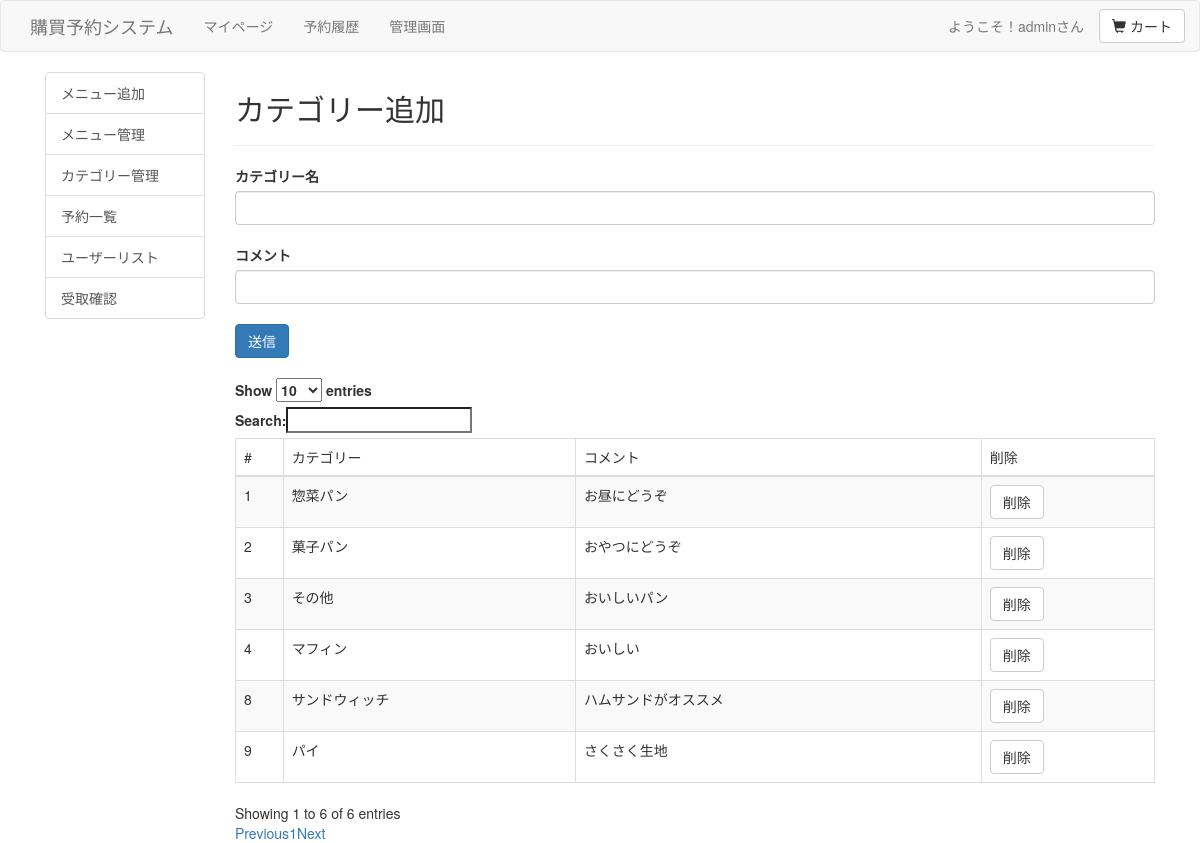
Before: /console/category_manage.php (signed in) with the older database file.
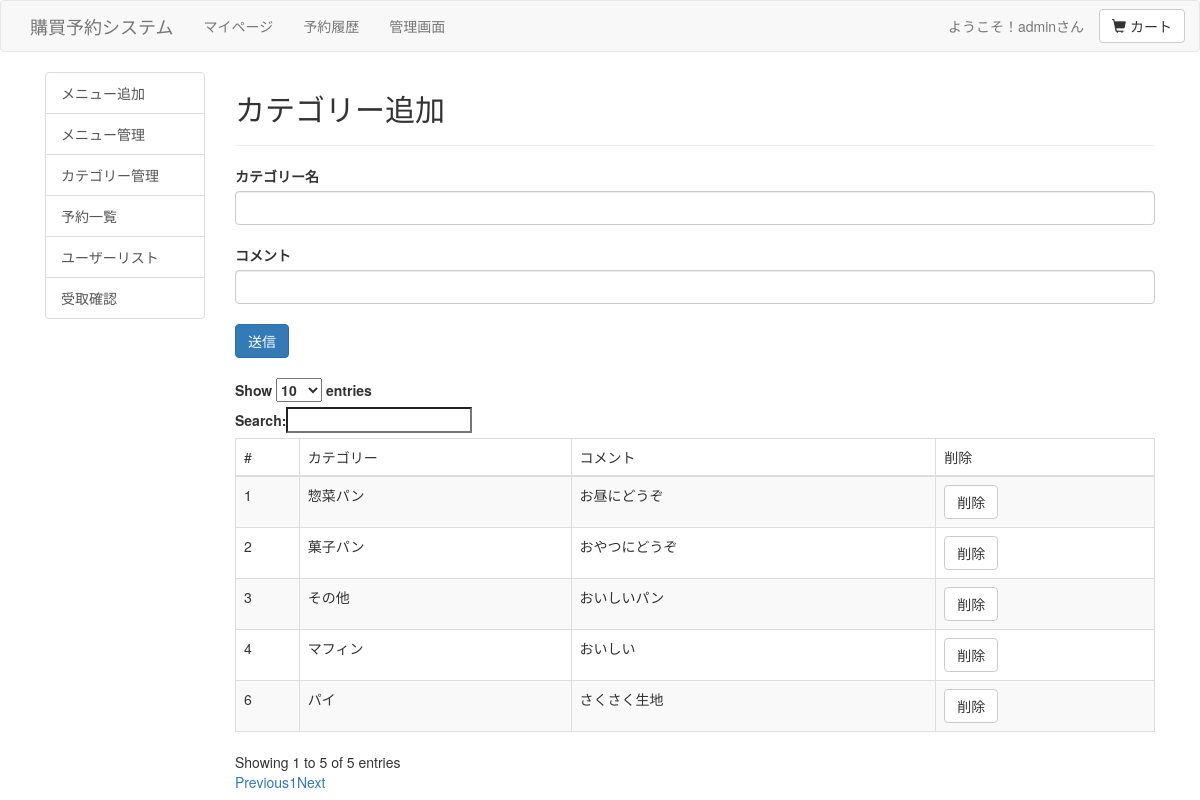
After: the same page with the newer database file.
### tables this page shows
CREATE TABLE IF NOT EXISTS `category` (
  `id` int(255) NOT NULL AUTO_INCREMENT,
  `name` varchar(255) NOT NULL,
  `comment` varchar(255) NOT NULL,
  PRIMARY KEY (`id`),
  UNIQUE KEY `id` (`id`),
  KEY `id_2` (`id`)
);

### console/category_manage.php (the view, shortened to what this page needs)
<?php
require("../head.php");
require("../connect_db.php");
output("カテゴリー管理ページ");
?>
<form action="category_manager.php" method="post">
<div class="container">
  <?php ConsoleMenu(); ?>
  <div class="col-sm-10">
  <h2>カテゴリー追加</h2>
  <hr>
<div class="form-froup">
  <label>カテゴリー名<br></label>
  <input type="text" name="name" maxlength="100" class="form-control"><br>
</div>
<div class="form-froup">
  <label>コメント<br></label>
  <input type="text" name="comment" maxlength="100" class="form-control"><br>
</div>
  <input class="btn btn-primary" type="submit" name="submit" value="送信">
<br><br>
<table id="category" class="table table-striped table-bordered cellspacing="0"">
<thead><tr><td>#</td><td>カテゴリー</td><td>コメント</td><td>削除</td></tr></thead>
<?php
$query = "SELECT * FROM category";
$result = mysqli_query($link, $query);
while ($row = mysqli_fetch_assoc($result)){
  echo "<tr>";
  echo "<td>".$row["id"]."</td>";
  echo "<td>".$row["name"]."</td>";
  echo "<td>".$row["comment"]."</td>";
  echo "<td><button class=\"btn btn-default\" type='submit' name='del' value='",$row["id"],"'>削除</button></td>";
  echo "</tr>";
};
?>
</div>
</div>

### head.php (shortened to what this page needs)
<?php
function output($title){
    $uri_root = preg_replace('/(.*kobai-sys\/).*/i', '${1}', $_SERVER["REQUEST_URI"]);
    echo <<<EOM
      <!DOCTYPE html>
      <meta charset="utf-8">
      <meta http-equiv="Content-Type" content="text/html; charset=UTF-8">
      <meta name="viewport" content="width=device-width, initial-scale=1">
      <html lang = "ja">
      <head>
        <title> $title </title>
        <link rel="stylesheet" href="//maxcdn.bootstrapcdn.com/bootstrap/3.3.7/css/bootstrap.min.css">
        <link rel="stylesheet" href="https://cdn.datatables.net/1.10.16/css/dataTables.bootstrap.min.css">
        <link rel="stylesheet" href="https://cdn.datatables.net/responsive/2.2.0/css/responsive.bootstrap.min.css">
        <script src="https://ajax.googleapis.com/ajax/libs/jquery/3.2.1/jquery.min.js"></script>
        <script src="https://cdn.datatables.net/1.10.16/js/jquery.dataTables.min.js"></script>
        <script src="https://cdn.datatables.net/1.10.16/js/dataTables.bootstrap.min.js"></script>
        <script src="https://maxcdn.bootstrapcdn.com/bootstrap/3.3.7/js/bootstrap.min.js"></script>
        <script src="https://cdn.datatables.net/responsive/2.2.0/js/dataTables.responsive.min.js"></script>
        <script src="https://cdn.datatables.net/responsive/2.2.0/js/responsive.bootstrap.min.js"></script>
        <script src="https://cdnjs.cloudflare.com/ajax/libs/bootstrap-datepicker/1.7.1/js/bootstrap-datepicker.min.js"></script>
        <script src="https://cdnjs.cloudflare.com/ajax/libs/bootstrap-datepicker/1.7.1/locales/bootstrap-datepicker.ja.min.js"></script>
        <link rel="stylesheet" href="https://cdnjs.cloudflare.com/ajax/libs/bootstrap-datepicker/1.7.1/css/bootstrap-datepicker3.min.css" />
      </head>
    <body>
      <nav class="navbar navbar-default">
        <div class="container">
          <div class="navbar-header">
EOM;
    echo "<a class=\"navbar-brand\" href=\"" . $uri_root . "\">購買予約システム</a>";
    echo <<<EOM
          </div>
          <ul class="nav navbar-nav">
            <li class="active">
EOM;
          if (isset($_SESSION['sid'])){
            echo "<li><a href=\"" . $uri_root . "mypage/mypage.php\">マイページ</a></li>";
            echo "<li><a href=\"" . $uri_root . "mypage/history.php\">予約履歴</a></li>";
          }else {
            echo "<li><a href=\"" . $uri_root . "mypage/login.php\">ログイン</a></li>";
            echo "<li><a href=\"" . $uri_root . "mypage/regist_form.php\">新規登録</a></li>";
          }
          echo "<li><a href=\"" . $uri_root . "console\">管理画面</a></li>";
          echo <<<EOM
          </ul>
          <ul class="nav navbar-nav navbar-right">
EOM;
          if (isset($_SESSION['sid'])){
            echo "<a class=\"btn btn-default navbar-btn\" href=\"" . $uri_root . "mypage/cart.php\"><span class=\"glyphicon glyphicon-shopping-cart\" aria-hidden=\"true\"></span> カート</a>";
            echo "<a href=\"" . $uri_root . "mypage/mypage.php\"><p class=\"navbar-text\">ようこそ！".$_SESSION['sid']."さん</p></a>";
          }else {
            echo "<li><a href=\"" . $uri_root . "mypage/regist_form.php\"><span class=\"glyphicon glyphicon-user\"></span> 登録</a></li>";
            echo "<li><a href=\"" . $uri_root . "mypage/login.php\"><span class=\"glyphicon glyphicon-log-in\"></span> ログイン</a></li>";
          }
          echo <<<EOM
          </ul>
        </div>
      </nav>
EOM;
}
function ConsoleMenu(){
echo <<<EOM
<div class="col-sm-2">
  <div class="list-group">
    <a href="menu_add.php" class="list-group-item">メニュー追加</a>
    <a href="menu_change.php" class="list-group-item">メニュー管理</a>
    <a href="category_manage.php" class="list-group-item">カテゴリー管理</a>
    <a href="yoyaku_list.php" class="list-group-item">予約一覧</a>
    <a href="user_list.php" class="list-group-item">ユーザーリスト</a>
    <a href="recive_check.php" class="list-group-item">受取確認</a>
  </div>
</div>
EOM;
}

Changed rows visible on the page:
removed category: id "8", name "サンドウィッチ", comment "ハムサンドがオススメ"
removed category: id "9", name "パイ", comment "さくさく生地"
added category: id "6", name "パイ", comment "さくさく生地"
Other visible differences:
text written by a page script: "Show entries Search: Showing 1 to 6 of 6 entries Previous 1 Next" → "Show entries Search: Showing 1 to 5 of 5 entries Previous 1 Next"
